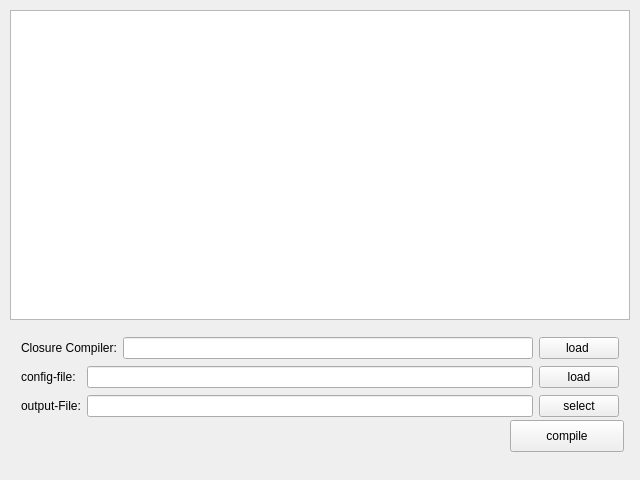
<?xml version="1.0" encoding="UTF-8"?>
<ui version="4.0">
 <class>MainWindow</class>
 <widget class="QMainWindow" name="MainWindow">
  <property name="geometry">
   <rect>
    <x>0</x>
    <y>0</y>
    <width>640</width>
    <height>480</height>
   </rect>
  </property>
  <property name="windowTitle">
   <string>closureQt</string>
  </property>
  <widget class="QWidget" name="centralWidget">
   <widget class="QPlainTextEdit" name="textLog">
    <property name="enabled">
     <bool>true</bool>
    </property>
    <property name="geometry">
     <rect>
      <x>10</x>
      <y>10</y>
      <width>620</width>
      <height>310</height>
     </rect>
    </property>
    <property name="sizePolicy">
     <sizepolicy hsizetype="Maximum" vsizetype="Maximum">
      <horstretch>0</horstretch>
      <verstretch>0</verstretch>
     </sizepolicy>
    </property>
    <property name="lineWrapMode">
     <enum>QPlainTextEdit::WidgetWidth</enum>
    </property>
    <property name="readOnly">
     <bool>true</bool>
    </property>
   </widget>
   <widget class="QPushButton" name="btnCompile">
    <property name="geometry">
     <rect>
      <x>510</x>
      <y>420</y>
      <width>114</width>
      <height>32</height>
     </rect>
    </property>
    <property name="text">
     <string>compile</string>
    </property>
   </widget>
   <widget class="QWidget" name="layoutWidget">
    <property name="geometry">
     <rect>
      <x>10</x>
      <y>325</y>
      <width>620</width>
      <height>106</height>
     </rect>
    </property>
    <layout class="QGridLayout" name="gridLayout">
     <item row="0" column="0" colspan="2">
      <widget class="QLabel" name="label">
       <property name="text">
        <string>Closure Compiler:</string>
       </property>
      </widget>
     </item>
     <item row="0" column="2">
      <widget class="QLineEdit" name="compilerPath">
       <property name="readOnly">
        <bool>true</bool>
       </property>
      </widget>
     </item>
     <item row="0" column="3">
      <widget class="QPushButton" name="btnLoadCompiler">
       <property name="text">
        <string>load </string>
       </property>
      </widget>
     </item>
     <item row="1" column="0">
      <widget class="QLabel" name="label_2">
       <property name="text">
        <string>config-file:</string>
       </property>
      </widget>
     </item>
     <item row="1" column="1" colspan="2">
      <widget class="QLineEdit" name="configPath">
       <property name="readOnly">
        <bool>true</bool>
       </property>
      </widget>
     </item>
     <item row="1" column="3">
      <widget class="QPushButton" name="btnLoadConfig">
       <property name="text">
        <string>load</string>
       </property>
      </widget>
     </item>
     <item row="2" column="0">
      <widget class="QLabel" name="label_3">
       <property name="text">
        <string>output-File:</string>
       </property>
      </widget>
     </item>
     <item row="2" column="1" colspan="2">
      <widget class="QLineEdit" name="outputPath">
       <property name="readOnly">
        <bool>true</bool>
       </property>
      </widget>
     </item>
     <item row="2" column="3">
      <widget class="QPushButton" name="btnSelectOutput">
       <property name="text">
        <string>select</string>
       </property>
      </widget>
     </item>
    </layout>
   </widget>
  </widget>
  <widget class="QMenuBar" name="menuBar">
   <property name="geometry">
    <rect>
     <x>0</x>
     <y>0</y>
     <width>640</width>
     <height>22</height>
    </rect>
   </property>
  </widget>
 </widget>
 <layoutdefault spacing="6" margin="11"/>
 <resources/>
 <connections/>
</ui>
